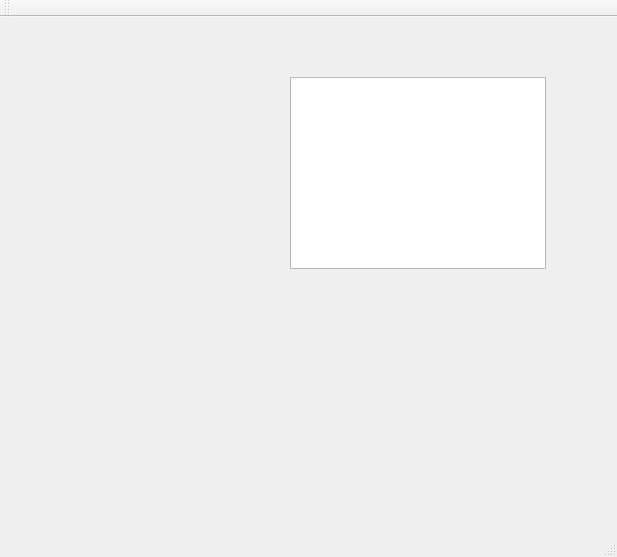
<?xml version="1.0" encoding="UTF-8"?>
<ui version="4.0">
 <class>MainWindow</class>
 <widget class="QMainWindow" name="MainWindow">
  <property name="geometry">
   <rect>
    <x>0</x>
    <y>0</y>
    <width>617</width>
    <height>557</height>
   </rect>
  </property>
  <property name="windowTitle">
   <string>MainWindow</string>
  </property>
  <widget class="QWidget" name="centralWidget">
   <widget class="QTableView" name="tableView">
    <property name="geometry">
     <rect>
      <x>290</x>
      <y>60</y>
      <width>256</width>
      <height>192</height>
     </rect>
    </property>
    <property name="showGrid">
     <bool>false</bool>
    </property>
    <property name="cornerButtonEnabled">
     <bool>false</bool>
    </property>
    <attribute name="horizontalHeaderVisible">
     <bool>false</bool>
    </attribute>
    <attribute name="verticalHeaderVisible">
     <bool>false</bool>
    </attribute>
    <attribute name="verticalHeaderDefaultSectionSize">
     <number>100</number>
    </attribute>
   </widget>
  </widget>
  <widget class="QMenuBar" name="menuBar">
   <property name="geometry">
    <rect>
     <x>0</x>
     <y>0</y>
     <width>617</width>
     <height>21</height>
    </rect>
   </property>
  </widget>
  <widget class="QToolBar" name="mainToolBar">
   <attribute name="toolBarArea">
    <enum>TopToolBarArea</enum>
   </attribute>
   <attribute name="toolBarBreak">
    <bool>false</bool>
   </attribute>
  </widget>
  <widget class="QStatusBar" name="statusBar"/>
 </widget>
 <layoutdefault spacing="6" margin="11"/>
 <resources/>
 <connections/>
</ui>
